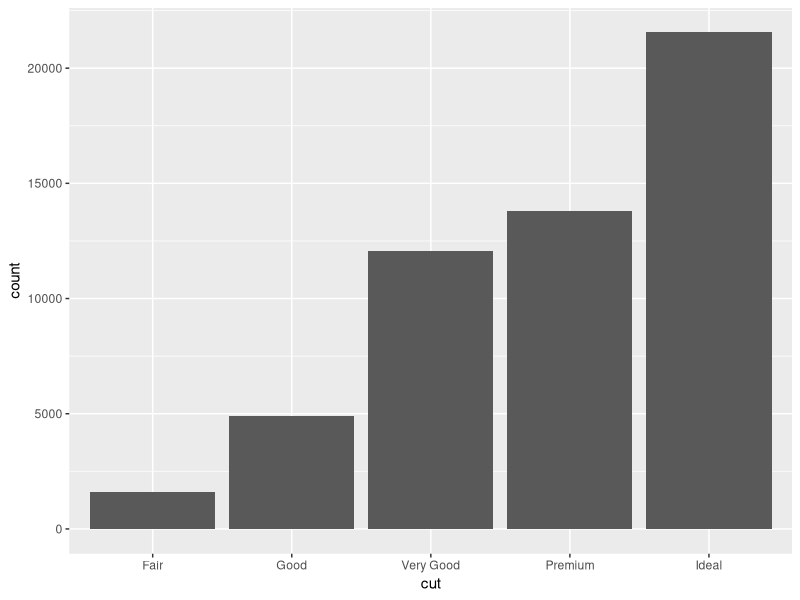
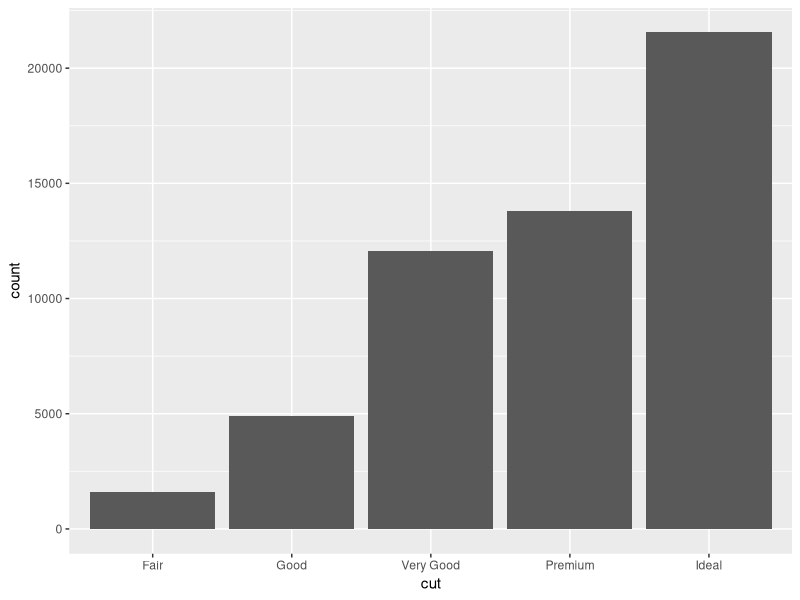
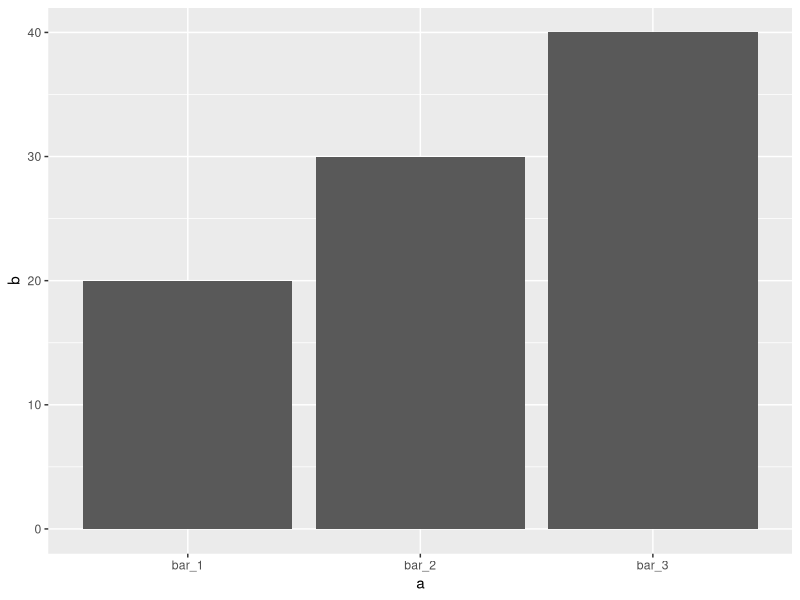
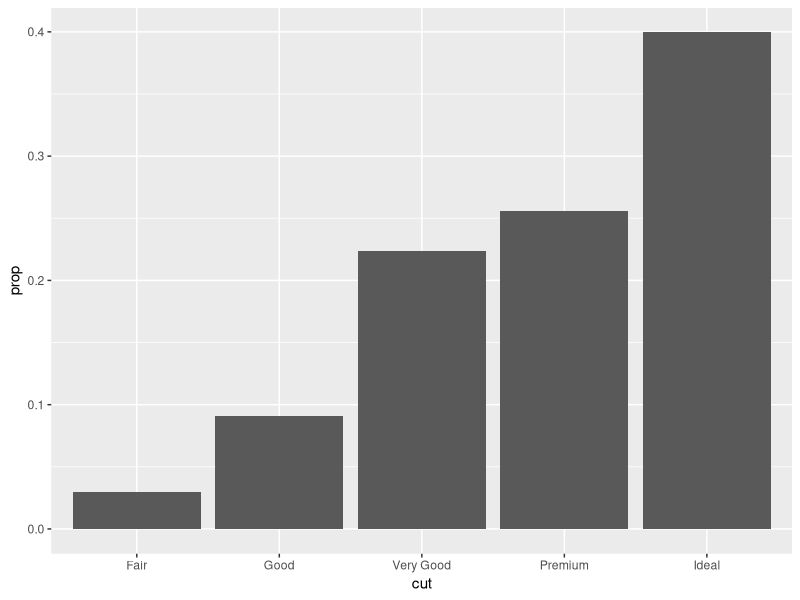
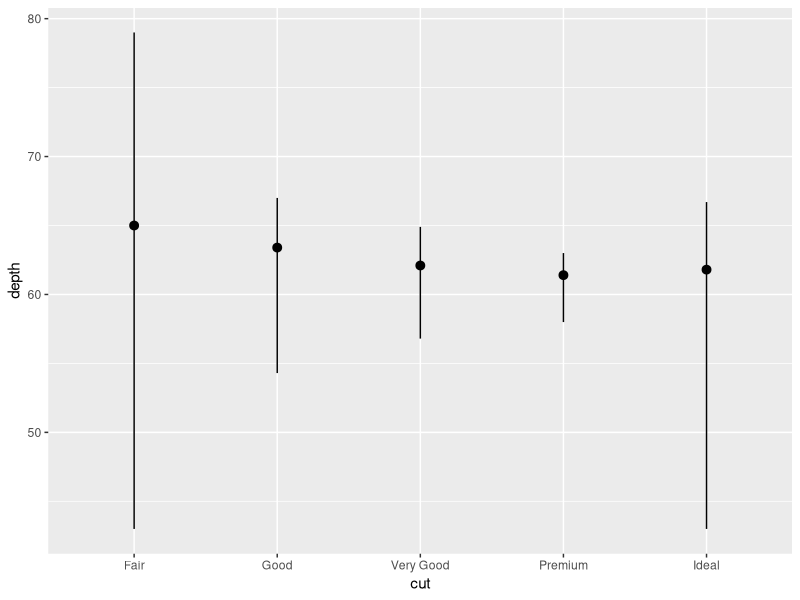
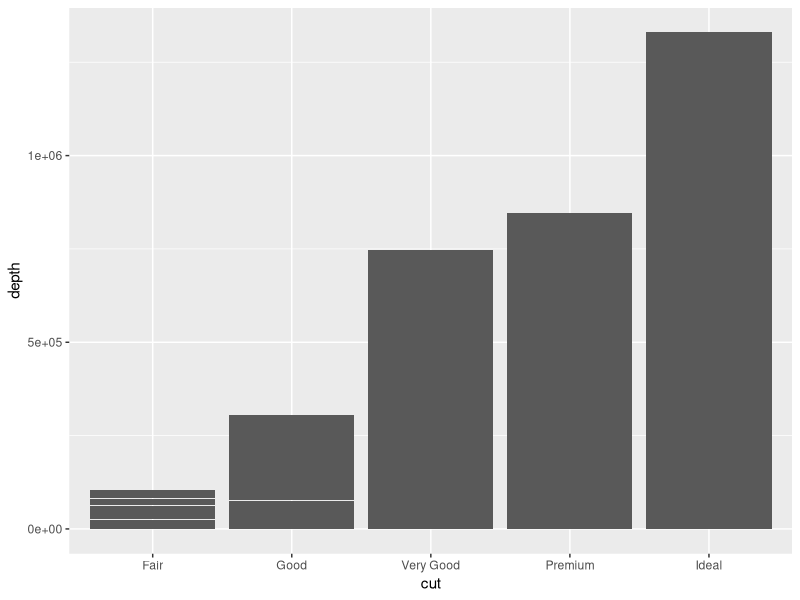
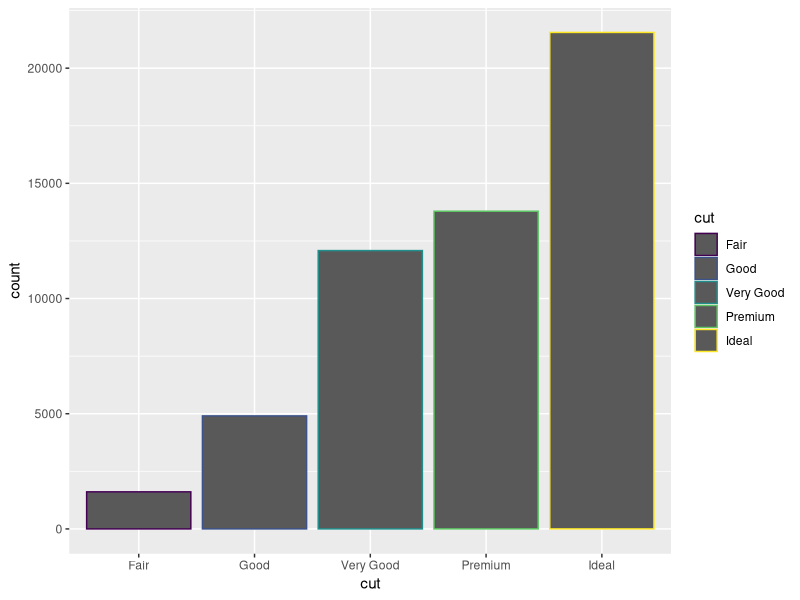
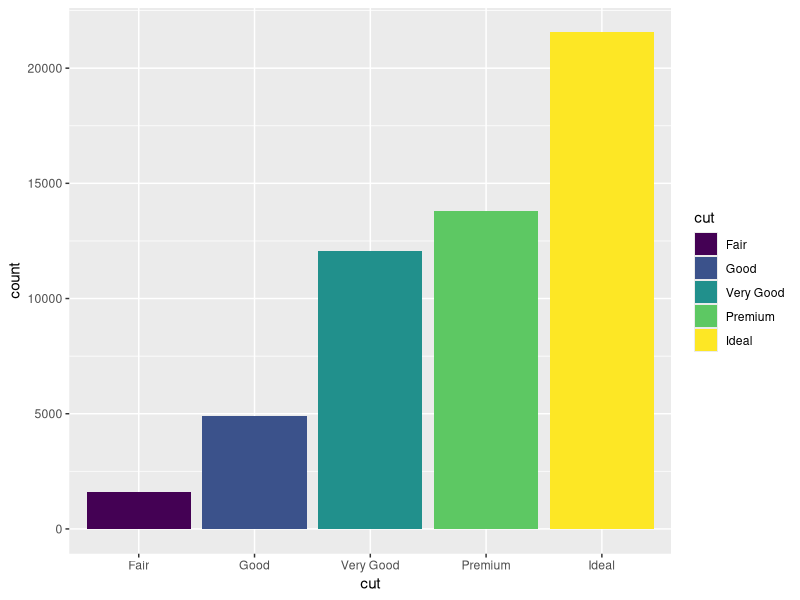

Recreate these plots in R, in order.
## ---- chunk 1
library(tidyverse)

ggplot(data = diamonds) +
  geom_bar(mapping = aes(x = cut))

## ---- chunk 2
ggplot(data = diamonds) +
  stat_count(mapping = aes(x = cut))
## ---- chunk 3
demo <- tribble(
  ~a,      ~b, 
  "bar_1", 20, 
  "bar_2", 30,
  "bar_3", 40
)

ggplot(data = demo) +
  geom_bar(mapping = aes(x = a, y = b), stat = "identity")
## ---- chunk 4
ggplot(data = diamonds) +
  geom_bar(mapping = aes(x = cut, y = ..prop.., group = 1))
## ---- chunk 5
ggplot(data = diamonds) +
  stat_summary(
    mapping = aes(x = cut, y = depth), 
    fun.ymin = min, 
    fun.ymax = max, 
    fun.y = median
  )
  
## ---- chunk 6
ggplot(data = diamonds) +
  geom_col(mapping = aes(x = cut, y = depth))

## ---- chunk 7
ggplot(data = diamonds) +
  geom_bar(mapping = aes(x = cut, colour = cut))

ggplot(data = diamonds) +
  geom_bar(mapping = aes(x = cut, fill = cut))

ggplot(data = diamonds) +
  geom_bar(mapping = aes(x = cut, fill = clarity))

ggplot(data = diamonds, mapping = aes(x = cut, fill = clarity)) +
  geom_bar(alpha = 1/5, position = "identity")

ggplot(data = diamonds) +
  geom_bar(mapping = aes(x = cut, fill = clarity), position = "fill")

ggplot(data = diamonds) +
  geom_bar(mapping = aes(x = cut, fill = clarity), position = "fill")

ggplot(data = diamonds) +
  geom_bar(mapping = aes(x = cut, fill = clarity), position = "dodge")

ggplot(data = mpg, mapping = aes(x = cty, y = hwy)) +
  geom_point() +
  geom_count()

ggplot(data = mpg) +
  geom_boxplot(mapping = aes(x = drv, y = cty, group = drv)) 

  
## ---- chunk 8
## R Hadley book 3.9 Coordinate systems
ggplot(data = mpg, mapping = aes(x = class, y = hwy)) +
  geom_boxplot()

ggplot(data = mpg, mapping = aes(x = class, y = hwy)) +
  geom_boxplot() +
  coord_flip()

install.packages("maps")
nz <- map_data("nz")

ggplot(nz, aes(long, lat, group = group)) +
  geom_polygon(fill = "white", colour = "black")

ggplot(nz, aes(long, lat, group = group)) +
  geom_polygon(fill = "white", colour = "black") +
  coord_quickmap()



